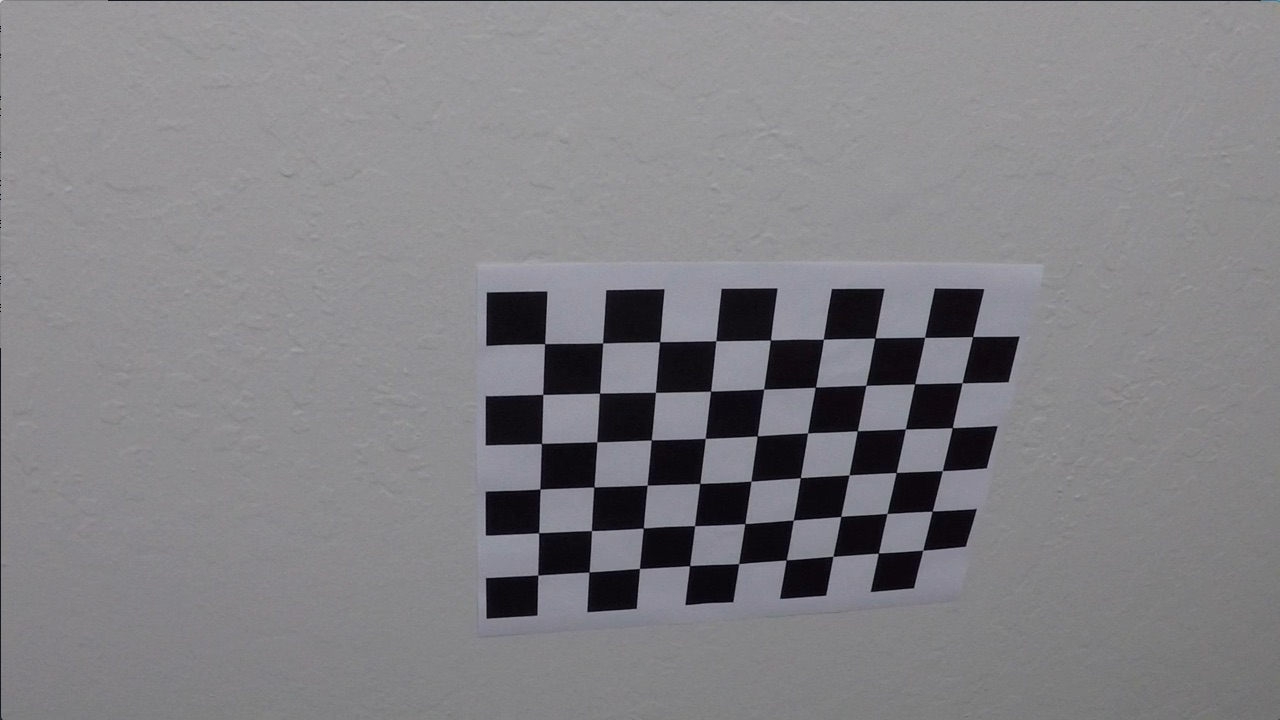
#> input picture camera_cal/calibration10.jpg, 1280 x 720 px; its folder holds only this picture in this run
$ jupyter execute --allow-errors advanced_lane_finds.ipynb   (older library calls are emulated)
#> lines starting #> are read from the running program, lines starting #| are printed output that depends on the picture; after the words box and inside, x2 and y2 are one past the last pixel; in counts of white or black regions, pixels touching at a corner belong together; long printed decimals are rounded
## Advanced Lane Finding Project

The goals / steps of this project are the following:

* Compute the camera calibration matrix and distortion coefficients given a set of chessboard images.
* Apply a distortion correction to raw images.
* Use color transforms, gradients, etc., to create a thresholded binary image.
* Apply a perspective transform to rectify binary image ("birds-eye view").
* Detect lane pixels and fit to find the lane boundary.
* Determine the curvature of the lane and vehicle position with respect to center.
* Warp the detected lane boundaries back onto the original image.
* Output visual display of the lane boundaries and numerical estimation of lane curvature and vehicle position.

---

## 0.  General Imports
---

[cell 1]
## Generic imports

import numpy as np
import cv2
import glob
import matplotlib.pyplot as plt
import pickle
import os
#%matplotlib qt

## 1.  Camera Calibration
---
Starting from the test chessboard images, in this step we build the Object/Image points and calculate the Distortion Coefficients

[cell 2]
# Prepare object points, like (0,0,0), (1,0,0), (2,0,0) ....,(6,5,0)
objp = np.zeros((6*9,3), np.float32)
objp[:,:2] = np.mgrid[0:9,0:6].T.reshape(-1,2)

# NOTE: some of the pictures have actually 5*9 corners

# Arrays to store object points and image points from all the images.
objpoints = [] # 3d points in real world space
imgpoints = [] # 2d points in image plane.

# Make a list of calibration images
images = glob.glob('camera_cal/calibration*.jpg')

# Check if a folder for results exists and if not create it
resdirname = 'results/cal_results'
if (not(os.path.isdir(resdirname))):
    os.mkdir(resdirname)

# Step through the list and search for chessboard corners
for fname in images:
    img = cv2.imread(fname)
#> img is the input picture: shape (720, 1280, 3); mean B, G, R 133.1, 129.4, 130.2
    gray = cv2.cvtColor(img,cv2.COLOR_BGR2GRAY)

    # Find the chessboard corners
    ret, corners = cv2.findChessboardCorners(gray, (9,6),None)
#> ret = True; corners = 54 rows, first 8: [545.3, 343.1], [602.7, 342.8], [660.1, 341.3], [715.8, 340.7], [770.6, 340], [823.5, 339.2], [874.3, 338.5], [925.1, 337.4]

    # If found, add object points, image points
    if ret == True:
        objpoints.append(objp)
        imgpoints.append(corners)

        # draw the corners on the image and save the image
        img = cv2.drawChessboardCorners(img, (9,6), corners, ret)
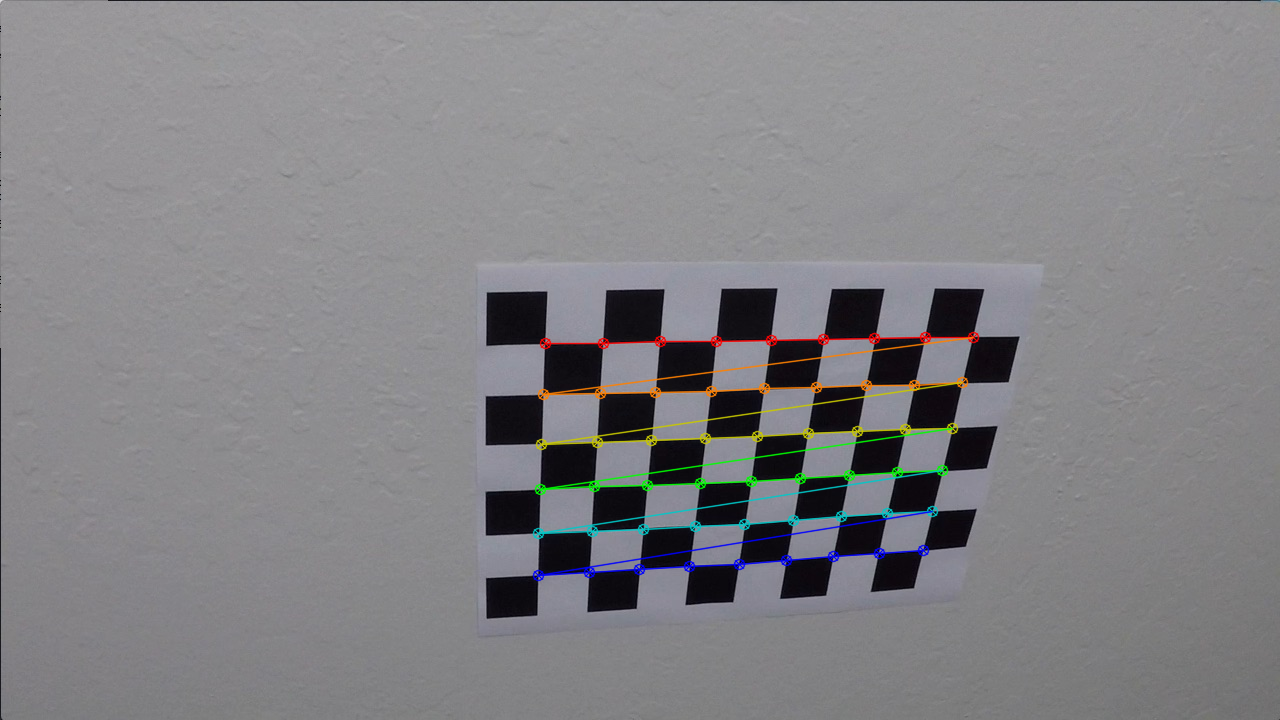
#> img: shape (720, 1280, 3); 1.91% of pixels changed, all inside (x1, y1, x2, y2) = (532, 331, 980, 582)
        calname = resdirname + fname[fname.find('/'):fname.find('.')] + '_corn' + fname[fname.find('.')::]
        cv2.imwrite(calname,img)

        # Uncomment to show the images as you go
        # cv2.imshow('img',img)
        # cv2.waitKey(500)
    else:
        print('Error with ', fname,' : corners not found ')

# Uncomment in case you decided to show the images while going
# cv2.destroyAllWindows()

[cell 3]
# Given object points and image points, calculate camera matrics and distortion coefficients
ret, mtx, dist, rvecs, tvecs = cv2.calibrateCamera(objpoints, imgpoints, gray.shape[::-1], None, None)
#> ret = 0.68; mtx = [[1143.7, 0, 681.7], [0, 1109.2, 367.7], [0, 0, 1]]; dist = [[-0.515, 2.99, -0.00876, 0.00937, 1.41]]; rvecs = ([0.451, -0.252, 0.0361],); tvecs = ([-2.31, -0.422, 19.12],)

print ('Distortion coefficients :', dist)
#| Distortion coefficients : [[-0.5148  2.987 -0.008761  0.00937  1.414]]

[cell 4]
# Create and save a dictionary, for further use
cal_par = { "Cal_Mat": mtx, "DistCoeffs": dist }
#> cal_par = {'Cal_Mat': [[1143.7, 0, 681.7], [0, 1109.2, 367.7], [0, 0, 1]], 'DistCoeffs': [[-0.515, 2.99, -0.00876, 0.00937, 1.41]]}

pickle.dump( cal_par, open( "CalibrationParameters.p", "wb" ) )

## 2.  Distortion Correction
---
Once calculated the Distortion Coefficients we apply them to the set of all the chessboard images, and to the test images as well

[cell 5]
# Apply correction coefficients to undistort chessboard images

# Step through the same list as before
for fname in images:
    img = cv2.imread(fname)
    undist = cv2.undistort(img,mtx,dist,None,mtx)

    # Save the image
    # NOTE: you should have defined the results directory name before
    undname=resdirname + fname[fname.find('/'):fname.find('.')] + '_und' + fname[fname.find('.')::]
    cv2.imwrite(undname,undist)

[cell 6]
# Show and compare an example of distorted/undistorted chess images
img1= cv2.imread('camera_cal/calibration1.jpg')
img2= cv2.imread('results/cal_results/calibration1_und.jpg')
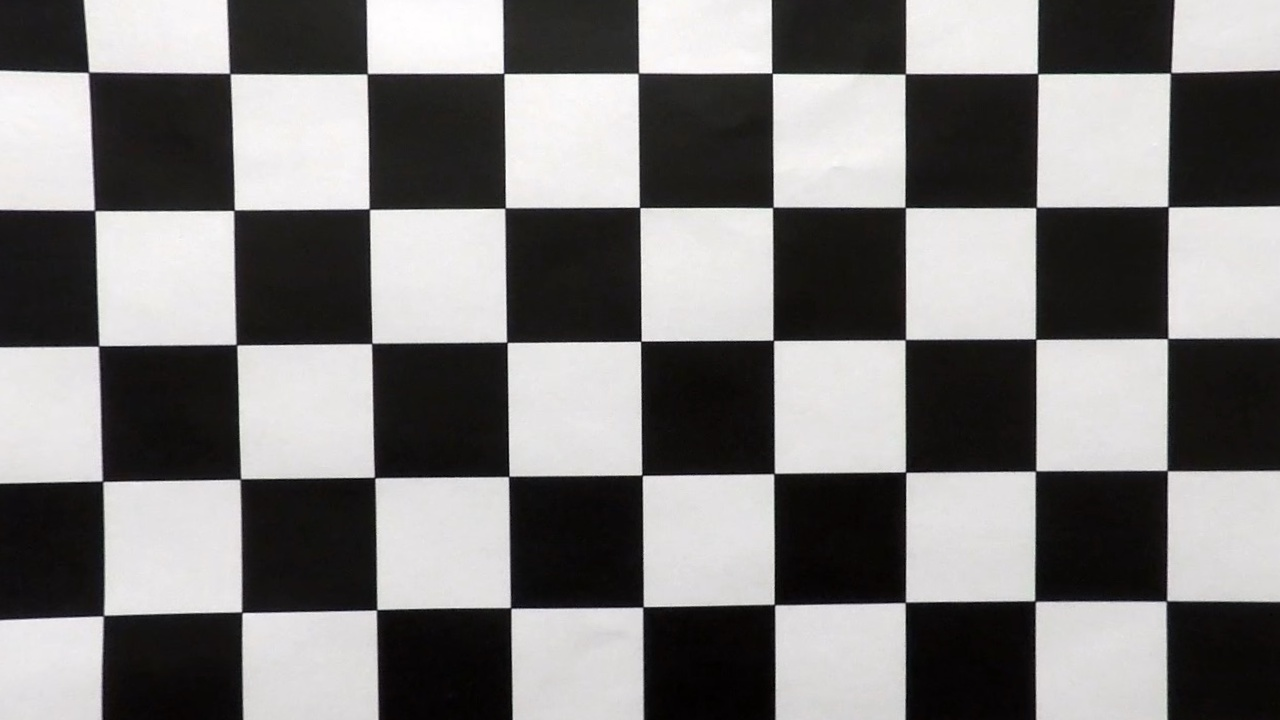
#> input picture results/cal_results/calibration1_und.jpg, 1280 x 720 px
#> img2 is the input picture: shape (720, 1280, 3); mean B, G, R 123.3, 123.7, 125.3

f, (ax1, ax2) = plt.subplots(1,2, figsize=(20, 10))

#> (the rest of this cell did not finish here and is left out)

[cell 7]
# Apply correction coefficients to undistort test images

# Make a new list of test images
test_images = glob.glob('test_images/test*.jpg')

# Check if a folder for results exists and if not create it
resdirname_i = 'results/processed_imgs'
if (not(os.path.isdir(resdirname_i))):
    os.mkdir(resdirname_i)

# Step through the list and undistort
for fname in test_images:
    img = cv2.imread(fname)
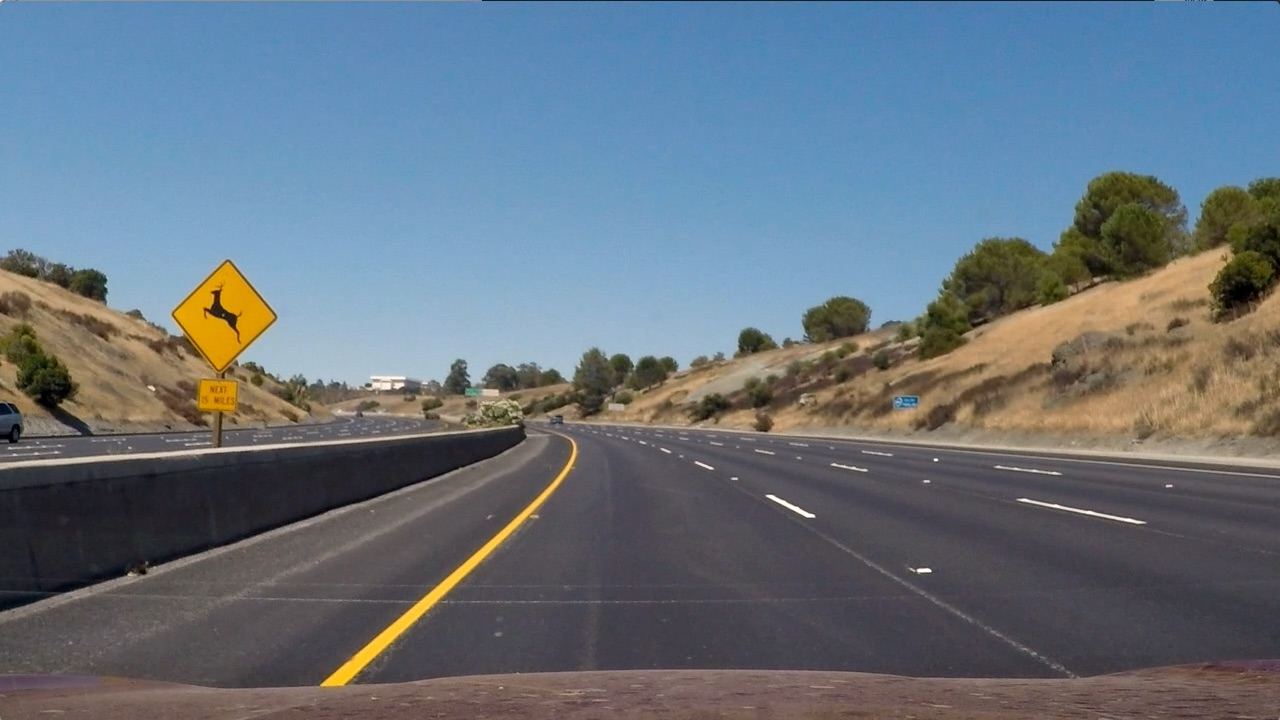
#> input picture test_images/test2.jpg, 1280 x 720 px
#> img is the input picture: shape (720, 1280, 3); mean B, G, R 125.5, 114.6, 102.8
    undist = cv2.undistort(img,mtx,dist,None,mtx)

    # Save the image
    undname=resdirname_i + fname[fname.find('/'):fname.find('.')] + '_und' + fname[fname.find('.')::]
    cv2.imwrite(undname,undist)

# Apply to the straight lines too
sl_images = glob.glob('test_images/straight_lines*.jpg')

for fname in sl_images:
    img = cv2.imread(fname)
    undist = cv2.undistort(img,mtx,dist,None,mtx)

    # Save the image
    undname=resdirname_i + fname[fname.find('/'):fname.find('.')] + '_und' + fname[fname.find('.')::]
    cv2.imwrite(undname,undist)

[cell 8]
# Show and compare an example of distorted/undistorted test images
img1= cv2.imread('test_images/test2.jpg')
img2= cv2.imread('results/processed_imgs/test2_und.jpg')

f, (ax1, ax2) = plt.subplots(1,2, figsize=(20, 10))

# To show within the notebook we use imshow, hence we need to convert from BGR 2 RGB
ax1.imshow(cv2.cvtColor(img1, cv2.COLOR_BGR2RGB))
ax1.set_title('Example of Distorted Test Image')
ax2.imshow(cv2.cvtColor(img2, cv2.COLOR_BGR2RGB))
ax2.set_title('Example of Undistorted Test Image')

## 3.  Gradient/Color Threshold
---
After undistorting the test images, we can convert them in a different color space and identify what channel would be the best to apply threshold for the lanes identification.

We will start using one image to see results and then we'll apply to the full list of images; the working assumptions will be of:

1. Gradient calculated on the x direction only - this mostly because of the near vertical nature of the lanes
2. Use of the HLS color space, focusing on the S channel - we'll show for one image the three channels to justify that

### 3.1 Definition of the Operations in a Function

We'll build a funtion to process one image first and then the set of test images

[cell 9]
def process_one_image(image_in,g_t_min,g_t_max,s_t_min,s_t_max):
    """
    Function that processes an undistorted, BGR image and returns a binary image, applying thresholds on x-gradient
    and S color channel

    Inputs:
        image_in - the (undistorted) input image, in BGR format
        g_t_min - minimum gradient threshold
        g_t_max - maximum gradient threshold
        s_t_min - minimum s-channel threshold
        s_t_max - maximum s-channel threshold

    Outputs:
        x_binary - binary image where pixels are 1 if  gradient threshold is crossed, 0 otherwise
        s_binary - binary image where pixels are 1 if  color threshold is crossed, 0 otherwise
        combined_binary - binary image where pixels are 1 if both gradient and color thresholds are crossed, 0 otherwise
    """

    # 1. Convert the image in gray scale
    gray=cv2.cvtColor(image_in, cv2.COLOR_BGR2GRAY)

    # 2. Apply the Sobel operator along x
    sobelx = cv2.Sobel(gray, cv2.CV_64F, 1, 0) # Take the derivative in x
    abs_sobelx = np.absolute(sobelx)           # Absolute x derivative to accentuate lines away from horizontal
    scaled_sobel = np.uint8(255*abs_sobelx/np.max(abs_sobelx))

    # 3. Threshold on x gradient
    x_binary = np.zeros_like(scaled_sobel)
    x_binary[(scaled_sobel >= g_t_min) & (scaled_sobel <= g_t_max)] = 1

    # 4. Convert to HLS color space, and pick S
    hls = cv2.cvtColor(image_in, cv2.COLOR_BGR2HLS)
    l_channel = hls[:,:,1]
    s_channel = hls[:,:,2]

    # 5.  Threshold on the S color channel
    s_binary = np.zeros_like(s_channel)
    s_binary[(s_channel >= s_t_min) & (s_channel <= s_t_max)] = 1

    # 6. Define final binary image
    combined_binary = np.zeros_like(x_binary)
    combined_binary[(s_binary == 1) | (x_binary == 1)] = 1

    return x_binary, s_binary, combined_binary

### 3.2 Test on one Image

[cell 10]
# Pick and show an image
ref_image = ('results/processed_imgs/test2_und.jpg')
img = cv2.imread(ref_image)

# To show within the notebook we use imshow, hence we need to convert from BGR 2 RGB
plt.imshow(cv2.cvtColor(img, cv2.COLOR_BGR2RGB))

[cell 11]
# Convert to HLS color space, and show all the three channels
hls_img = cv2.cvtColor(img, cv2.COLOR_BGR2HLS)
#> hls_img: shape (720, 1280, 3); mean of channels 0, 1, 2 76.6, 99.3, 58.7
h_c = hls_img[:,:,0]
l_c = hls_img[:,:,1]
s_c = hls_img[:,:,2]

f, (ax1, ax2, ax3) = plt.subplots(1, 3, figsize=(30, 10))

ax1.imshow(h_c, cmap='gray')
ax1.set_title('H')
ax2.imshow(l_c, cmap='gray')
ax2.set_title('L')
ax3.imshow(s_c, cmap='gray')
ax3.set_title('S')

# Uncomment to save for further analysis
# plt.imsave('Test_S',s_c,cmap='gray')

[cell 12]
# Define thresholds on the x gradient
thresh_min = 55
thresh_max = 75

# Define thresholds on the S color channel
s_thresh_min = 170
s_thresh_max = 200


# Apply processing function
x_binary, s_binary, binary_t_img = process_one_image(img,thresh_min,thresh_max,s_thresh_min,s_thresh_max)
#> x_binary: shape (720, 1280); values 0 (black) and 1 (white), 0.41% white in thin lines or dots, all inside (x1, y1, x2, y2) = (69, 25, 1239, 698)
#> s_binary: shape (720, 1280); values 0 (black) and 1 (white), 0.21% white in thin lines or dots
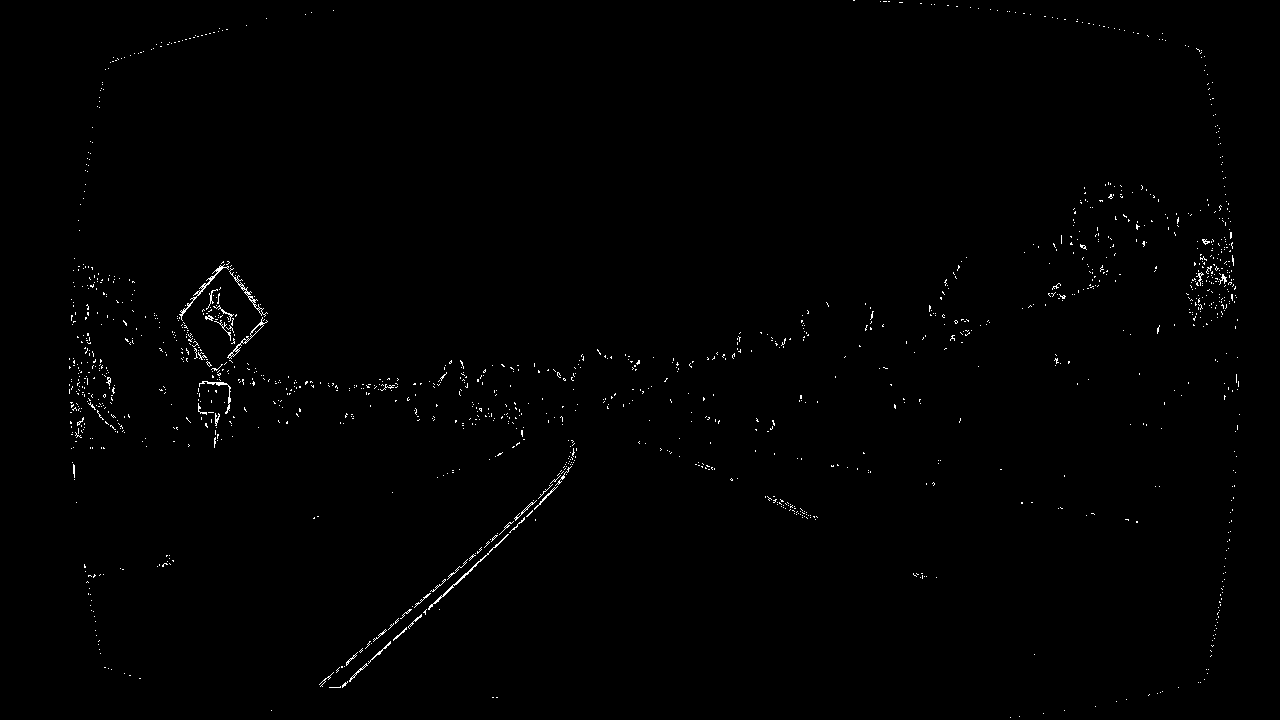
#> binary_t_img: shape (720, 1280); values 0 (black) and 1 (white), 0.6% white in thin lines or dots

# Plot output
plt.imshow(binary_t_img,cmap='gray')

# Uncomment to save for further analysis
# plt.imsave('Test_binary',binary_t_img,cmap='gray')
# plt.imsave('Test_x_binary',x_binary,cmap='gray')
# plt.imsave('Test_s_binary',s_binary,cmap='gray')

### 3.3 Apply to all the images

The working hypotheses seem to produce acceptable results on a reference image, so we can apply them to all the images in the set, and save the results.

[cell 13]
# Make a new list of undistorted test images
und_test_images = glob.glob(resdirname_i + '/test*_und.jpg')

# Step through the list generate binary
for fname in und_test_images:
    img = cv2.imread(fname)
    x_binary, s_binary, binimg = process_one_image(img,thresh_min,thresh_max,s_thresh_min,s_thresh_max)

    # Save the image
    binname=fname[0:fname.find('.')] + '_bin' + fname[fname.find('.')::]
    plt.imsave(binname,binimg,cmap='gray')

# Apply to the straight lines too
sl_und_images = glob.glob(resdirname_i + '/straight_lines*_und.jpg')

for fname in sl_und_images:
    img = cv2.imread(fname)
    x_binary, s_binary, binimg = process_one_image(img,thresh_min,thresh_max,s_thresh_min,s_thresh_max)

    # Save the image
    binname=fname[0:fname.find('.')] + '_bin' + fname[fname.find('.')::]
    plt.imsave(binname,binimg,cmap='gray')
